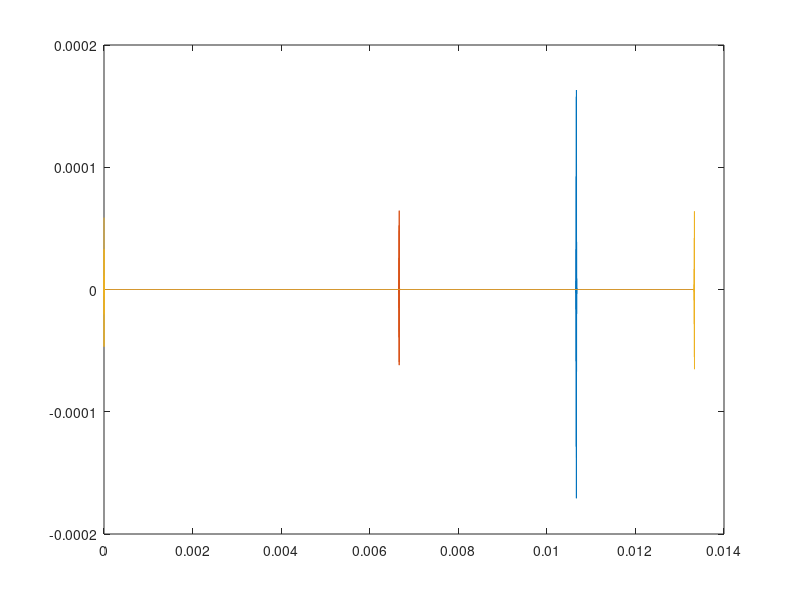
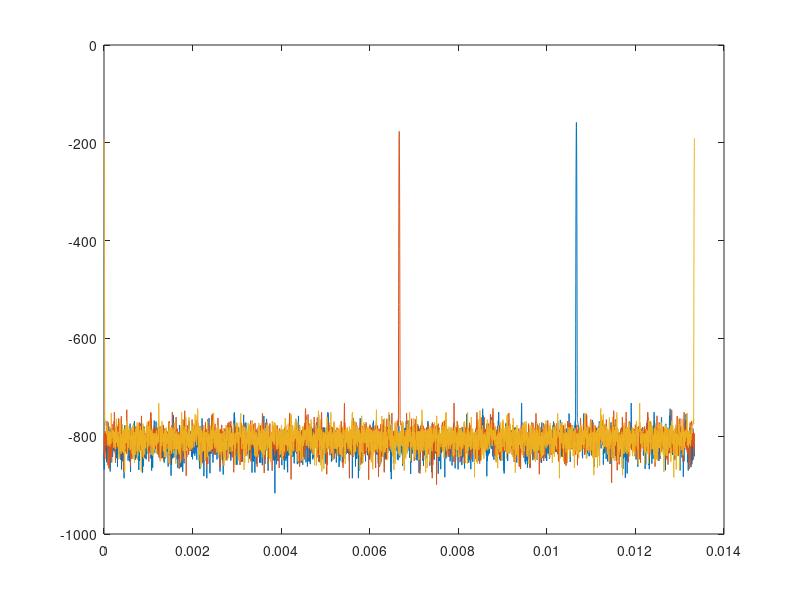

These figures' MATLAB source, in order:
%% Sonar Point-Scatter Model
%% 

clear;clc;close all;

bandwidth = 29.5e4; % [Hz]
freqResolution = 100e2;
nRays = 3;

%-------------------------------------
% Given Input parameters
%-------------------------------------
soundSpeed = 1500.0; % [m/s]

% Sonar properties
% BlueView P900-90 Modified
sonarFreq = 900E3; % Sonar frquency

% Target information (which should be obtained from ray gazebo plugin)
% 3 Targets, One dimension, no incident angle
ray.num = nRays;
ray.distance = [2, 5, 10];
ray.alpha = [0, 0, 0];
ray.azimuthAngleWidth = [0.1, 0.1, 0.1];
ray.elevationAngleWidth = [0.1, 0.1, 0.1];



% Surface Reflectivity
mu = 10e-4;

%-------------------------------------
% Computational Variables
%-------------------------------------
% Transmit Spectrum
fmin = sonarFreq - bandwidth/2*4;
fmax = sonarFreq + bandwidth/2*4;
% freq = linspace(fmin,fmax,freqResolution); % Frequency vector

max_T = max(ray.distance)*2/soundSpeed;
delta_f = 1/max_T;
delta_t = 1/(fmax - fmin);

nFreq = round((fmax - fmin) / delta_f);
freq = linspace(fmin,fmax,nFreq);
time = linspace(0,max_T,nFreq);

S_f = exp(-(freq-sonarFreq).^2.*pi^2./bandwidth^2); % Transmit spectrum, frequency domain


%-------------------------------------
%------  Point Scattering model ------
%-------------------------------------
% Calculate echo level with TS considered 
%-------------------------------------
P_f = zeros(ray.num,length(S_f));
for k = 1:ray.num    
    xi_z = rand;   % generate a random number, part of Gaussian noise
    xi_y = rand;   % generate another random number, part of Gaussian noise
    
    % Assume every ray hit targets
    Nscatters = ray.num;  % This should be the number of surfaces a ray intersects with. For now, using constant equal to ray number for simplicity
    
    for j = 1:Nscatters
        % scattering amplitude, includes overall Gaussian noise and target strength
        % alpha needs to be the angle between incident ray and normal vector
        alpha = ray.alpha(j);
        distance = ray.distance(j);
        azimuthAngleWidth = ray.azimuthAngleWidth(j);
        elevationAngleWidth = ray.elevationAngleWidth(j);
        amplitude(j) = ((xi_z+1j*xi_y)/sqrt(2))*(sqrt(mu*cos(alpha)^2*distance^2*azimuthAngleWidth*elevationAngleWidth));
        
        % travel time
        travelTime = distance*2/soundSpeed;
        
        % define wave vector
        k = 2*pi*freq/soundSpeed;
        
        % Summation of Echo returned from a signal
        P_f(j,:) = P_f(j,:) + S_f.*amplitude(j).*exp(1i.*k.*distance*2)./(distance^2);
    end
end

% figure;plot(freq,real(P_f));
% figure;plot(freq,phase(P_f));

p_t = ifft(P_f,[],2);

figure (1)
plot(time,p_t)

SPL = 20*log(abs(p_t));

figure (2)
plot(time,SPL)

